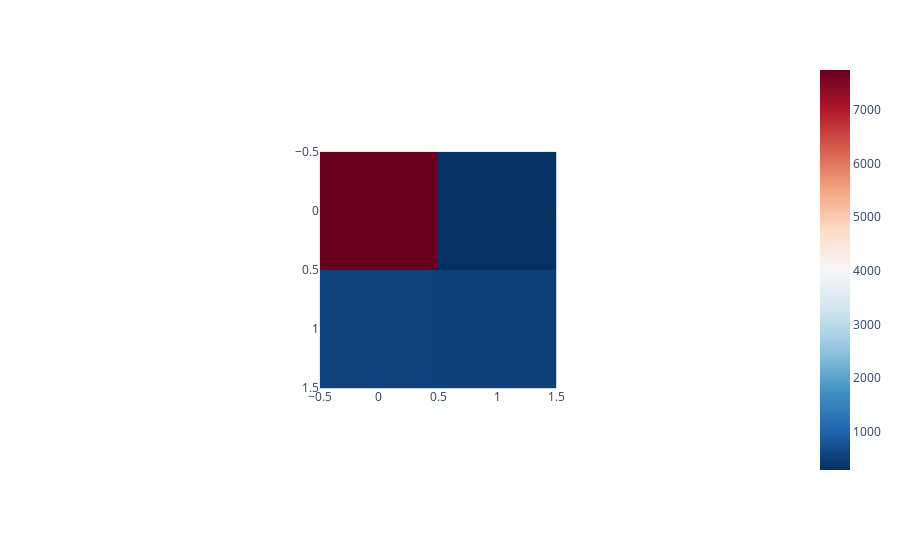

Notebook code for this chart:
### Code cell
fig_conf_matrix = px.imshow(conf_matrix, color_continuous_scale='RdBu_r')
fig_conf_matrix.show()

### Figure 1 — Plotly figure (JSON) as saved in the notebook; plotly's stock layout.template omitted (floating-point values rounded to 4 significant figures)
{"data": [{"coloraxis": "coloraxis", "hovertemplate": "x: %{x}<br>y: %{y}<br>color: %{z}<extra></extra>", "name": "0", "type": "heatmap", "xaxis": "x", "yaxis": "y", "z": [[7746, 281], [517, 499]]}], "layout": {"autosize": true, "coloraxis": {"colorscale": [[0, "rgb(5,48,97)"], [0.1, "rgb(33,102,172)"], [0.2, "rgb(67,147,195)"], [0.3, "rgb(146,197,222)"], [0.4, "rgb(209,229,240)"], [0.5, "rgb(247,247,247)"], [0.6, "rgb(253,219,199)"], [0.7, "rgb(244,165,130)"], [0.8, "rgb(214,96,77)"], [0.9, "rgb(178,24,43)"], [1, "rgb(103,0,31)"]]}, "margin": {"t": 60}, "xaxis": {"anchor": "y", "autorange": true, "constrain": "domain", "domain": [0.3348, 0.6652], "range": [-0.5, 1.5], "scaleanchor": "y"}, "yaxis": {"anchor": "x", "autorange": true, "constrain": "domain", "domain": [0, 1], "range": [1.5, -0.5]}}}
